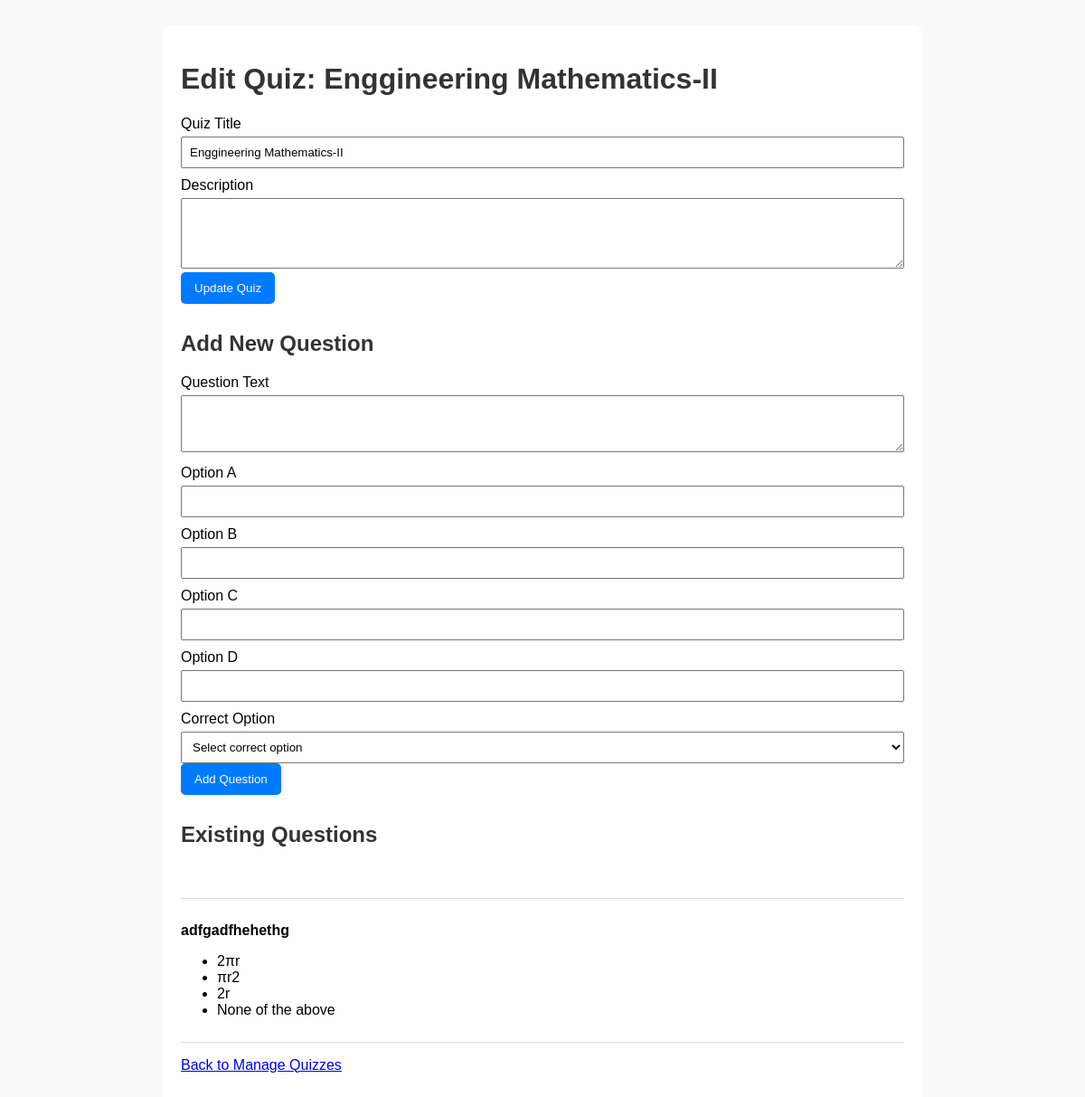
The page /faculty/edit-quiz.php?quiz_id=12 (signed in) on the database its author committed.
### tables this page shows
CREATE TABLE IF NOT EXISTS `quizzes` (
  `id` int NOT NULL AUTO_INCREMENT,
  `course_id` int NOT NULL,
  `title` varchar(255) NOT NULL,
  `total_questions` int NOT NULL,
  `created_at` datetime DEFAULT CURRENT_TIMESTAMP,
  `question` text NOT NULL,
  `option_a` text NOT NULL,
  `option_b` text NOT NULL,
  `option_c` text NOT NULL,
  `option_d` text NOT NULL,
  `correct_answer` enum('A','B','C','D') NOT NULL,
  `correct_option` char(1) NOT NULL,
  `created_on` datetime DEFAULT CURRENT_TIMESTAMP,
  PRIMARY KEY (`id`),
  KEY `course_id` (`course_id`)
);

### faculty/edit-quiz.php (the view, shortened to what this page needs)
<?php
include '../includes/db.php';
$faculty_id = $_SESSION['faculty_id'];
$quiz_id = (int)$_GET['quiz_id'];
$stmt = $conn->prepare("
    SELECT q.*
    FROM quizzes q
    JOIN courses c ON q.course_id = c.id
    WHERE q.id = ? AND c.faculty_id = ?
");
$stmt->bind_param("ii", $quiz_id, $faculty_id);
$stmt->execute();
$quiz = $stmt->get_result()->fetch_assoc();
$questionsStmt = $conn->prepare("
    SELECT * FROM quizzes WHERE course_id = ? AND title = ? ORDER BY created_at ASC
");
$questionsStmt->bind_param("is", $quiz['course_id'], $quiz['title']);
$questionsStmt->execute();
$questionsResult = $questionsStmt->get_result();
?>
<!DOCTYPE html>
<html lang="en">
<head>
</head>
<body>
<div class="container">
    <h1>Edit Quiz: <?= htmlspecialchars($quiz['title']) ?></h1>
    <form method="post">
        <label for="title">Quiz Title</label>
        <input type="text" name="title" id="title" value="<?= htmlspecialchars($quiz['title']) ?>" required />
        <label for="description">Description</label>
        <textarea name="description" id="description" rows="4"><?= htmlspecialchars($quiz['description'] ?? '') ?></textarea>
        <button type="submit">Update Quiz</button>
    </form>
    <h2>Add New Question</h2>
    <form method="post">
        <label for="question_text">Question Text</label>
        <textarea name="question_text" id="question_text" rows="3" required></textarea>
        <label for="option_a">Option A</label>
        <input type="text" name="option_a" id="option_a" required />
        <label for="option_b">Option B</label>
        <input type="text" name="option_b" id="option_b" required />
        <label for="option_c">Option C</label>
        <input type="text" name="option_c" id="option_c" />
        <label for="option_d">Option D</label>
        <input type="text" name="option_d" id="option_d" />
        <label for="correct_option">Correct Option</label>
        <select name="correct_option" id="correct_option" required>
            <option value="">Select correct option</option>
        </select>
        <button type="submit">Add Question</button>
    </form>
    <h2>Existing Questions</h2>
    <?php if ($questionsResult->num_rows === 0): ?>
        <p>No questions added yet.</p>
    <?php else: ?>
        <?php while ($q = $questionsResult->fetch_assoc()): ?>
            <div class="question">
                <p><strong><?= htmlspecialchars($q['question']) ?></strong></p>
                <ul>
                    <?php
                        for ($i = 'a'; $i <= 'd'; $i++) {
                            $optKey = "option_" . $i;
                            $optValue = $q[$optKey];
                            if (!empty($optValue)) {
                                $correctMark = ($q['correct_option'] === $optKey) ? "&#10004;" : "";
                                echo "<li>" . htmlspecialchars($optValue) . " $correctMark</li>";
                            }
                        }
                    ?>
                </ul>
            </div>
        <?php endwhile; ?>
    <?php endif; ?>
    <p><a href="manage-quiz.php?course_id=<?= (int)$quiz['course_id'] ?>">Back to Manage Quizzes</a></p>
</div>
</body>
</html>

### faculty/edit-quiz.php (style rules this page uses)
body { font-family: Arial, sans-serif; background: #f9f9f9; padding: 20px; }
.container { max-width: 800px; margin: auto; background: white; padding: 20px; border-radius: 10px; }
h1, h2 { color: #333; }
form { margin-bottom: 30px; }
label { display: block; margin: 10px 0 5px; }
input[type=text], textarea, select { width: 100%; padding: 8px; box-sizing: border-box; }
button { padding: 10px 15px; background: #007bff; color: white; border: none; border-radius: 5px; cursor: pointer; }
.question { border-bottom: 1px solid #ddd; padding: 10px 0; }

### rows shown on the page
quizzes: title "Enggineering Mathematics-II", question "adfgadfhehethg", option_a "2πr", option_b "πr2", option_c "2r", option_d "None of the above"
